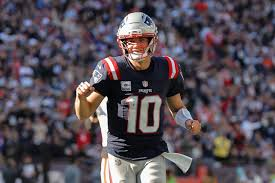
#> input picture data/drakemaye.jpg, 275 x 183 px
$ python global_threshold.py
#> lines starting #> are read from the running program, lines starting #| are printed output that depends on the picture; after the words box and inside, x2 and y2 are one past the last pixel; in counts of white or black regions, pixels touching at a corner belong together
import os
import cv2

img = cv2.imread(os.path.join('.','data','drakemaye.jpg'))
#> img is the input picture: shape (183, 275, 3); mean B, G, R 84.6, 76.7, 85.7

img_gray = cv2.cvtColor(img, cv2.COLOR_BGR2GRAY)
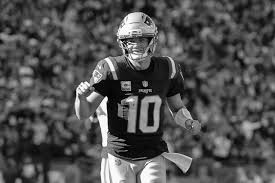
#> img_gray: shape (183, 275); min 0, max 255, mean 80.3


#all the pixels below 80 will go to 0 all the pixles above 255 go to 1
ret, img_thresh = cv2.threshold(img_gray, 120,255, cv2.THRESH_BINARY)
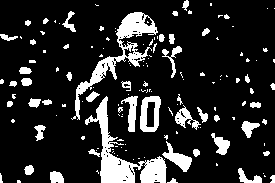
#> img_thresh: shape (183, 275); 15.8% white; 146 white regions (98 under 20 px), largest, box (x1, y1, x2, y2) and area: (85, 96, 167, 183) 1964, (71, 12, 158, 120) 1630, (140, 96, 161, 132) 463

#cv2.blur(img_thresh,(10,10))
#ret, img_thresh = cv2.threshold(img_thresh, 120,255, cv2.THRESH_BINARY)


cv2.imshow('img',img)
cv2.imshow('img_gray',img_gray)
cv2.imshow('img_thresh',img_thresh)


cv2.waitKey(0)

$ run again, with data/paper.png saved as data/drakemaye.jpg
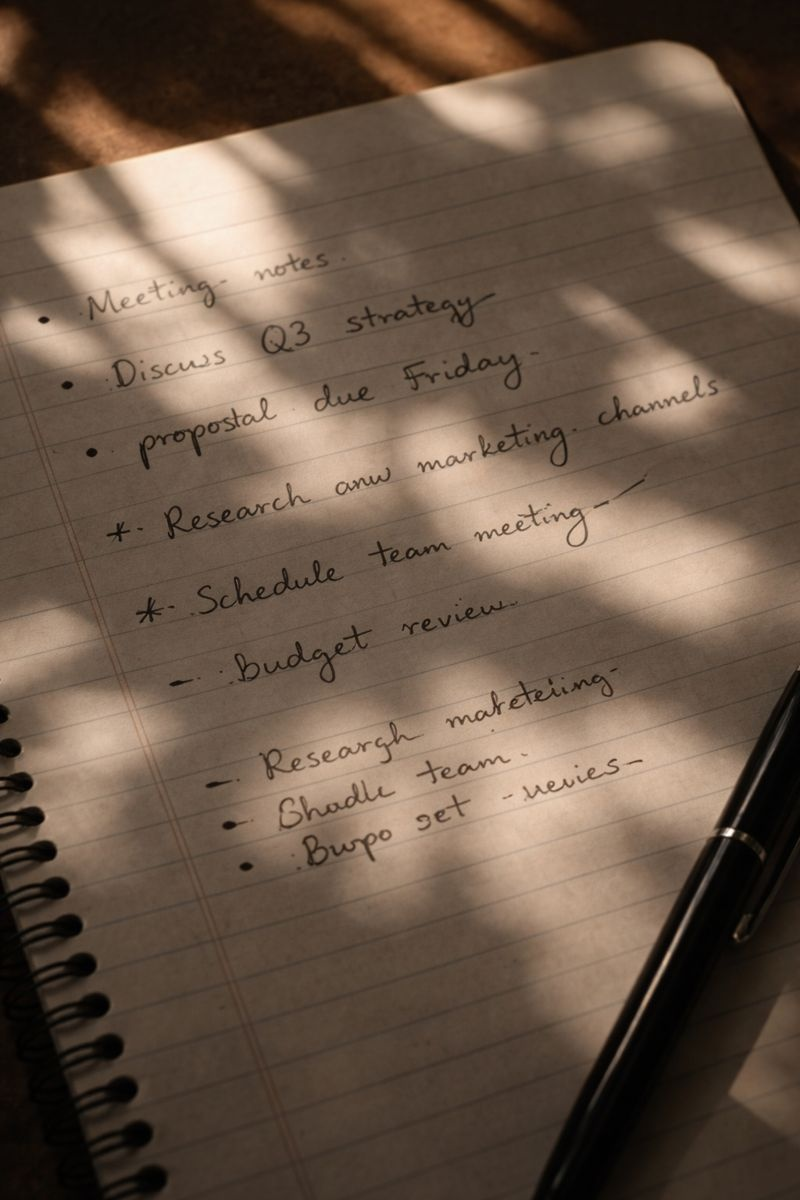
#> input picture data/paper.png, 800 x 1200 px
#> img is the input picture: shape (1200, 800, 3); mean B, G, R 72.9, 88.4, 107.6
#> `img_gray = cv2.cvtColor(img, cv2.COLOR_BGR2GRAY)`:
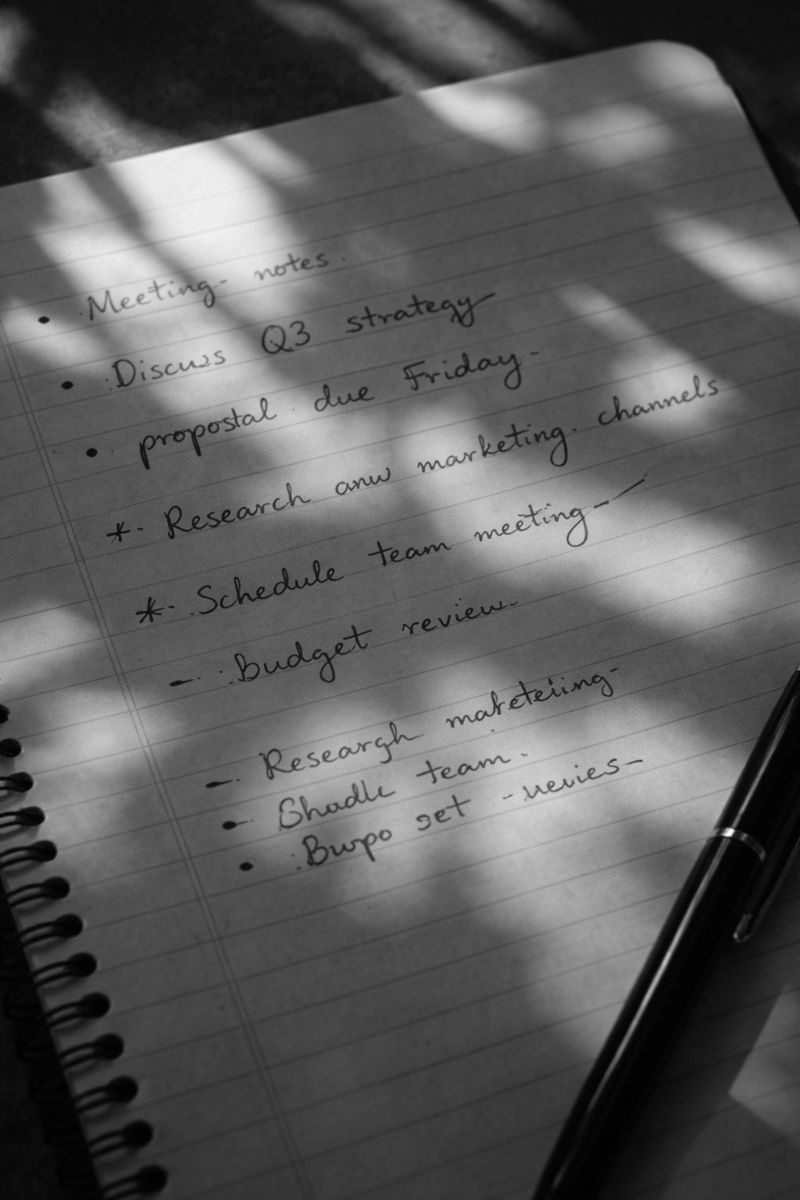
#> img_gray: shape (1200, 800); min 0, max 253, mean 92.4
#> `ret, img_thresh = cv2.threshold(img_gray, 120,255, cv2.THRESH_BINARY)`:
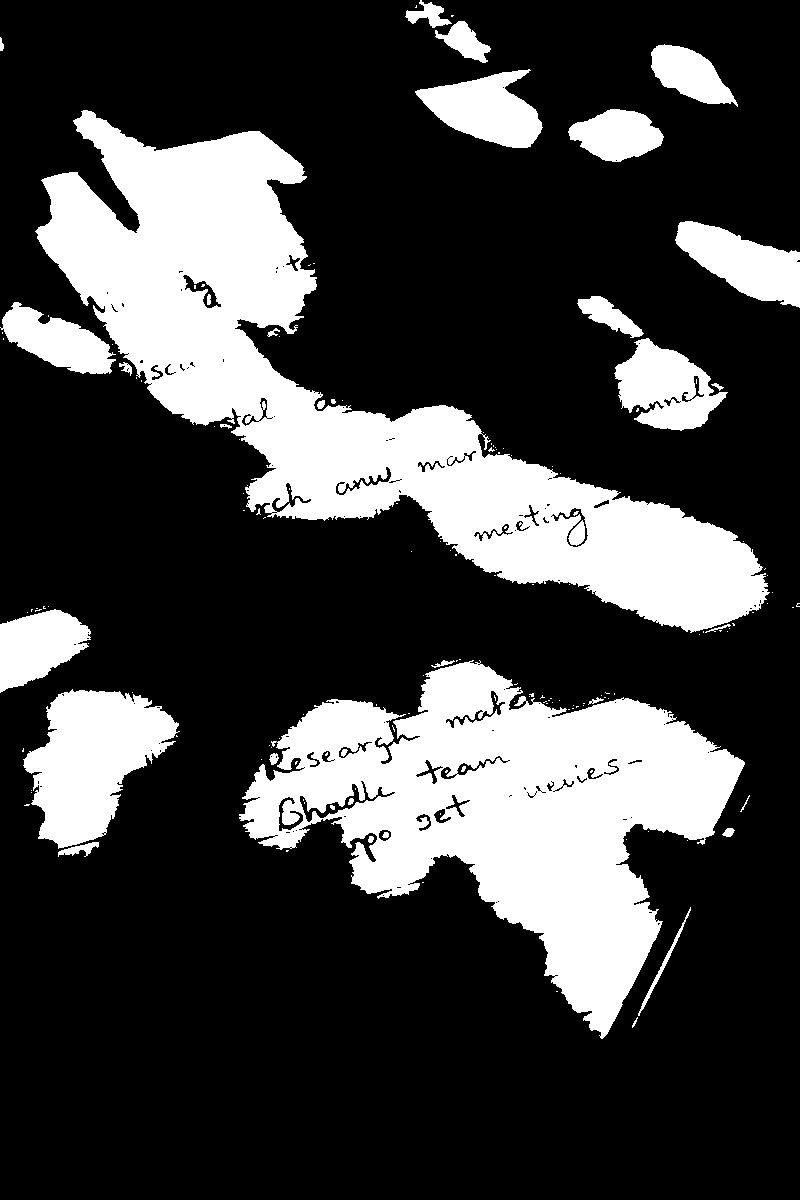
#> img_thresh: shape (1200, 800); 25.7% white; 157 white regions (120 under 20 px), largest, box (x1, y1, x2, y2) and area: (35, 110, 770, 633) 107729, (239, 660, 745, 1039) 85230, (23, 689, 180, 849) 14705
